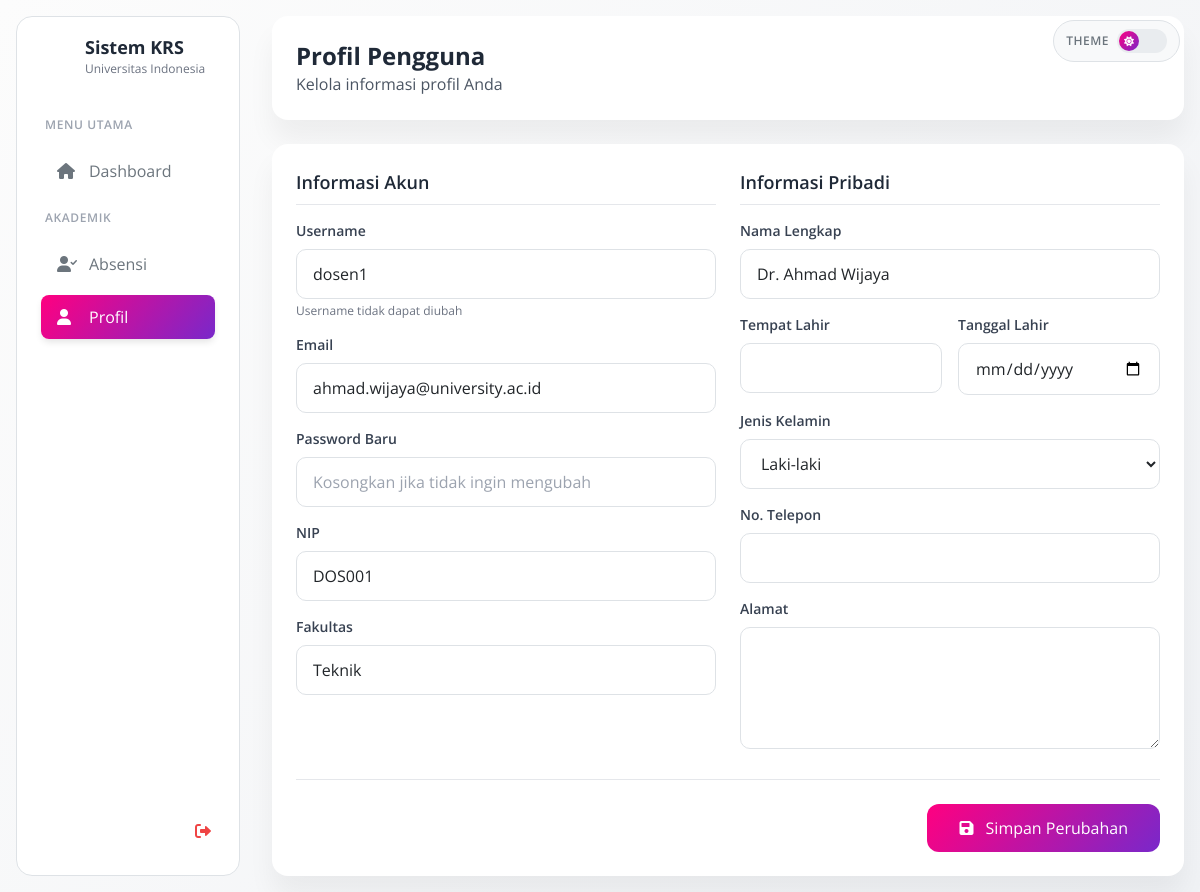
Page /profil.php (signed in) on the committed database.
### tables this page shows
CREATE TABLE dosen (
    id INT PRIMARY KEY AUTO_INCREMENT,
    user_id INT NOT NULL,
    nip VARCHAR(20) UNIQUE NOT NULL,
    nama_lengkap VARCHAR(100) NOT NULL,
    tempat_lahir VARCHAR(50),
    tanggal_lahir DATE,
    jenis_kelamin ENUM('L', 'P'),
    alamat TEXT,
    no_telepon VARCHAR(15),
    fakultas VARCHAR(50),
    program_studi VARCHAR(50),
    jabatan VARCHAR(50),
    pendidikan_terakhir VARCHAR(50),
    created_at TIMESTAMP DEFAULT CURRENT_TIMESTAMP,
    FOREIGN KEY (user_id) REFERENCES users(id) ON DELETE CASCADE
);

CREATE TABLE users (
    id INT PRIMARY KEY AUTO_INCREMENT,
    username VARCHAR(50) UNIQUE NOT NULL,
    password VARCHAR(255) NOT NULL,
    email VARCHAR(100) UNIQUE NOT NULL,
    role ENUM('mahasiswa', 'dosen', 'admin') NOT NULL,
    status ENUM('aktif', 'nonaktif') DEFAULT 'aktif',
    created_at TIMESTAMP DEFAULT CURRENT_TIMESTAMP,
    updated_at TIMESTAMP DEFAULT CURRENT_TIMESTAMP ON UPDATE CURRENT_TIMESTAMP
);

### config/config.php (called while the page is built, shortened)
<?php
function getUserRole() {
    return $_SESSION['role'] ?? null;
}
?>

### profil.php (the view, shortened to what this page needs)
<?php
require_once 'config/config.php';
$database = new Database();
$conn = $database->getConnection();
if (getUserRole() == 'mahasiswa') {
    $query = "SELECT m.*, u.username, u.email
              FROM mahasiswa m
              JOIN users u ON m.user_id = u.id
              WHERE m.user_id = :user_id";
} elseif (getUserRole() == 'dosen') {
    $query = "SELECT d.*, u.username, u.email
              FROM dosen d
              JOIN users u ON d.user_id = u.id
              WHERE d.user_id = :user_id";
} else {
    $query = "SELECT a.*, u.username, u.email
              FROM administrator a
              JOIN users u ON a.user_id = u.id
              WHERE a.user_id = :user_id";
}
$stmt = $conn->prepare($query);
$stmt->bindParam(':user_id', $_SESSION['user_id']);
$stmt->execute();
$profile = $stmt->fetch(PDO::FETCH_ASSOC);
?>
<!DOCTYPE html>
<html lang="id">
<head>
    <link href="https://cdn.jsdelivr.net/npm/tailwindcss@2.2.19/dist/tailwind.min.css" rel="stylesheet">
    <link href="https://cdnjs.cloudflare.com/ajax/libs/font-awesome/6.0.0/css/all.min.css" rel="stylesheet">
    <link href="assets/css/theme-toggle.css" rel="stylesheet">
</head>
<body class="bg-gray-50">
    <div class="flex min-h-screen">
        <div class="w-64 p-4">
            <div class="sidebar-soft h-full p-4">
                <div class="flex items-center gap-3 mb-8">
                    <div class="w-10 h-10 bg-gradient-primary rounded-xl flex items-center justify-center">
                        <i class="fas fa-graduation-cap text-white"></i>
                    </div>
                    <div>
                        <h2 class="text-lg font-bold text-gray-800">Sistem KRS</h2>
                        <p class="text-xs text-gray-500">Universitas Indonesia</p>
                    </div>
                </div>
                <nav class="space-y-2">
                    <div class="px-3 py-2">
                        <p class="text-xs font-semibold text-gray-400 uppercase tracking-wider">Menu Utama</p>
                    </div>
                    <a href="dashboard.php" class="nav-link-soft flex items-center text-gray-700 hover:text-gray-900">
                        <i class="fas fa-home w-5 mr-3"></i>
                        <span>Dashboard</span>
                    </a>
                    <div class="px-3 py-2 mt-6">
                        <p class="text-xs font-semibold text-gray-400 uppercase tracking-wider">Akademik</p>
                    </div>
                    <a href="absensi-mahasiswa.php" class="nav-link-soft flex items-center text-gray-700 hover:text-gray-900">
                        <i class="fas fa-user-check w-5 mr-3"></i>
                        <span>Absensi</span>
                    </a>
                    <a href="profil.php" class="nav-link-soft active flex items-center text-white">
                        <i class="fas fa-user w-5 mr-3"></i>
                        <span>Profil</span>
                    </a>
                </nav>
                <div class="absolute bottom-4 left-4 right-4">
                    <div class="bg-white bg-opacity-50 rounded-xl p-3">
                        <div class="flex items-center gap-3">
                            <div class="w-8 h-8 bg-gradient-primary rounded-lg flex items-center justify-center">
                                <i class="fas fa-user text-white text-sm"></i>
                            </div>
                            <a href="logout.php" class="text-red-500 hover:text-red-700">
                                <i class="fas fa-sign-out-alt"></i>
                            </a>
                        </div>
                    </div>
                </div>
            </div>
        </div>
        <div class="flex-1 p-4">
            <div class="card mb-6">
                <div class="p-6">
                    <div class="flex items-center justify-between">
                        <div>
                            <h1 class="text-2xl font-bold text-gray-800">Profil Pengguna</h1>
                            <p class="text-gray-600">Kelola informasi profil Anda</p>
                        </div>
                    </div>
                </div>
            </div>
            <div class="card">
                <div class="p-6">
                    <form method="POST">
                        <div class="grid grid-cols-1 md:grid-cols-2 gap-6">
                            <div class="space-y-4">
                                <h3 class="text-lg font-semibold text-gray-800 border-b pb-2">Informasi Akun</h3>
                                <div>
                                    <label class="block text-sm font-semibold text-gray-700 mb-2">Username</label>
                                    <input type="text" value="<?php echo htmlspecialchars($profile['username']); ?>"
                                           class="form-input w-full bg-gray-100" readonly>
                                    <p class="text-xs text-gray-500 mt-1">Username tidak dapat diubah</p>
                                </div>
                                <div>
                                    <label class="block text-sm font-semibold text-gray-700 mb-2">Email</label>
                                    <input type="email" name="email" value="<?php echo htmlspecialchars($profile['email']); ?>"
                                           required class="form-input w-full">
                                </div>
                                <div>
                                    <label class="block text-sm font-semibold text-gray-700 mb-2">Password Baru</label>
                                    <input type="password" name="password" class="form-input w-full"
                                           placeholder="Kosongkan jika tidak ingin mengubah">
                                </div>
                                <?php if (getUserRole() == 'mahasiswa'): ?>
                                <div>
                                    <label class="block text-sm font-semibold text-gray-700 mb-2">NIM</label>
                                    <input type="text" value="<?php echo htmlspecialchars($profile['nim']); ?>"
                                           class="form-input w-full bg-gray-100" readonly>
                                </div>
                                <div>
                                    <label class="block text-sm font-semibold text-gray-700 mb-2">Program Studi</label>
                                    <input type="text" value="<?php echo htmlspecialchars($profile['program_studi']); ?>"
                                           class="form-input w-full bg-gray-100" readonly>
                                </div>
                                <?php elseif (getUserRole() == 'dosen'): ?>
                                <div>
                                    <label class="block text-sm font-semibold text-gray-700 mb-2">NIP</label>
                                    <input type="text" value="<?php echo htmlspecialchars($profile['nip']); ?>"
                                           class="form-input w-full bg-gray-100" readonly>
                                </div>
                                <div>
                                    <label class="block text-sm font-semibold text-gray-700 mb-2">Fakultas</label>
                                    <input type="text" value="<?php echo htmlspecialchars($profile['fakultas']); ?>"
                                           class="form-input w-full bg-gray-100" readonly>
                                </div>
                                <?php endif; ?>
                            </div>
                            <div class="space-y-4">
                                <h3 class="text-lg font-semibold text-gray-800 border-b pb-2">Informasi Pribadi</h3>
                                <div>
                                    <label class="block text-sm font-semibold text-gray-700 mb-2">Nama Lengkap</label>
                                    <input type="text" name="nama_lengkap" value="<?php echo htmlspecialchars($profile['nama_lengkap']); ?>"
                                           required class="form-input w-full">
                                </div>
                                <div class="grid grid-cols-2 gap-4">
                                    <div>
                                        <label class="block text-sm font-semibold text-gray-700 mb-2">Tempat Lahir</label>
                                        <input type="text" name="tempat_lahir" value="<?php echo htmlspecialchars($profile['tempat_lahir'] ?? ''); ?>"
                                               class="form-input w-full">
                                    </div>
                                    <div>
                                        <label class="block text-sm font-semibold text-gray-700 mb-2">Tanggal Lahir</label>
                                        <input type="date" name="tanggal_lahir" value="<?php echo $profile['tanggal_lahir'] ?? ''; ?>"
                                               class="form-input w-full">
                                    </div>
                                </div>
                                <div>
                                    <label class="block text-sm font-semibold text-gray-700 mb-2">Jenis Kelamin</label>
                                    <select name="jenis_kelamin" class="form-input w-full">
                                        <option value="L" <?php echo ($profile['jenis_kelamin'] ?? '') == 'L' ? 'selected' : ''; ?>>Laki-laki</option>
                                    </select>
                                </div>
                                <div>
                                    <label class="block text-sm font-semibold text-gray-700 mb-2">No. Telepon</label>
                                    <input type="tel" name="no_telepon" value="<?php echo htmlspecialchars($profile['no_telepon'] ?? ''); ?>"
                                           class="form-input w-full">
                                </div>
                                <div>
                                    <label class="block text-sm font-semibold text-gray-700 mb-2">Alamat</label>
                                    <textarea name="alamat" rows="4" class="form-input w-full"><?php echo htmlspecialchars($profile['alamat'] ?? ''); ?></textarea>
                                </div>
                            </div>
                        </div>
                        <div class="flex justify-end mt-6 pt-6 border-t">
                            <button type="submit" class="btn-gradient px-8 py-3 text-white rounded-xl">
                                <i class="fas fa-save mr-2"></i>
                                Simpan Perubahan
                            </button>
                        </div>
                    </form>
                </div>
            </div>
        </div>
    </div>
</body>
</html>

### assets/css/theme-toggle.css (style rules this page uses)
:root { --bg-primary: #ffffff; --bg-secondary: #f8f9fa; --bg-tertiary: #e9ecef; --text-primary: #212529; --text-secondary: #6c757d; --text-muted: #adb5bd; --border-color: #dee2e6; --shadow: rgba(0, 0, 0, 0.1); --gradient-primary: linear-gradient(310deg, #7928ca 0%, #ff0080 100%); --gradient-success: linear-gradient(310deg, #17ad37 0%, #98ec2d 100%); --gradient-info: linear-gradient(310deg, #2152ff 0%, #21d4fd 100%); --gradient-warning: linear-gradient(310deg, #f53939 0%, #fbcf33 100%); }
body { background: var(--bg-secondary); color: var(--text-primary); transition: all 0.3s ease; }
.card, .login-card, .register-card, .sidebar-soft { background: var(--bg-primary) !important; border-color: var(--border-color) !important; color: var(--text-primary) !important; }
.form-input, .form-select { background: var(--bg-primary) !important; border-color: var(--border-color) !important; color: var(--text-primary) !important; }
.nav-link-soft { color: var(--text-secondary) !important; }
.nav-link-soft.active { background: var(--gradient-primary) !important; color: white !important; }
* { transition: background-color 0.3s ease, color 0.3s ease, border-color 0.3s ease; }

### profil.php (style rules this page uses)
body { background: linear-gradient(310deg, #f0f2f5 0%, #fcfcfc 100%); font-family: 'Open Sans', sans-serif; }
.sidebar-soft { background: rgba(255, 255, 255, 0.8); backdrop-filter: blur(42px); border-radius: 1rem; border: 1px solid rgba(255, 255, 255, 0.05); }
.nav-link-soft { border-radius: 0.5rem; margin: 0.125rem 0.5rem; padding: 0.65rem 1rem; transition: all 0.15s ease-in; }
.nav-link-soft.active { background: linear-gradient(310deg, #7928ca 0%, #ff0080 100%); color: white; box-shadow: 0 4px 7px -1px rgba(0, 0, 0, 0.11); }
.card { background: #fff; border-radius: 1rem; box-shadow: 0 20px 27px 0 rgba(0, 0, 0, 0.05); border: 0; }
.form-input { border: 1px solid #e0e0e0; border-radius: 10px; padding: 12px 16px; transition: all 0.3s ease; }
.btn-gradient { background: linear-gradient(310deg, #7928ca 0%, #ff0080 100%); border: none; transition: all 0.3s ease; }

### rows in the picture
dosen: user.username "dosen1", email "ahmad.wijaya@university.ac.id", nip "DOS001", fakultas "Teknik", nama_lengkap "Dr. Ahmad Wijaya", jenis_kelamin "Laki-laki"
